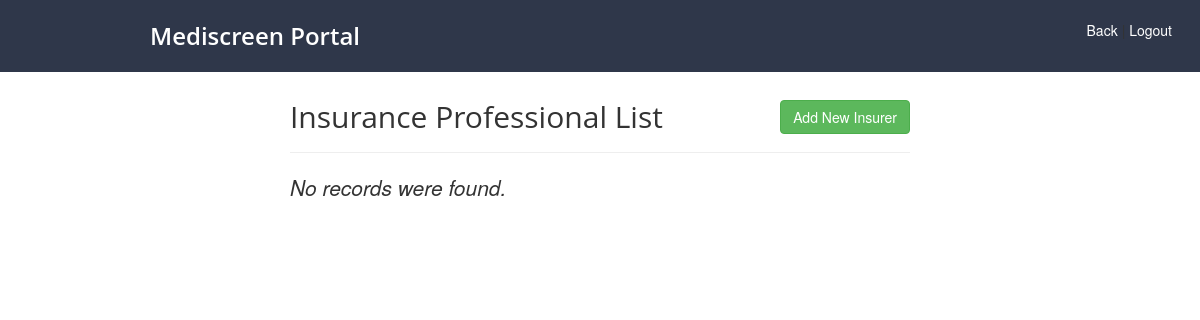
Page /scripts/ops/ins/list.php on the earlier database version.
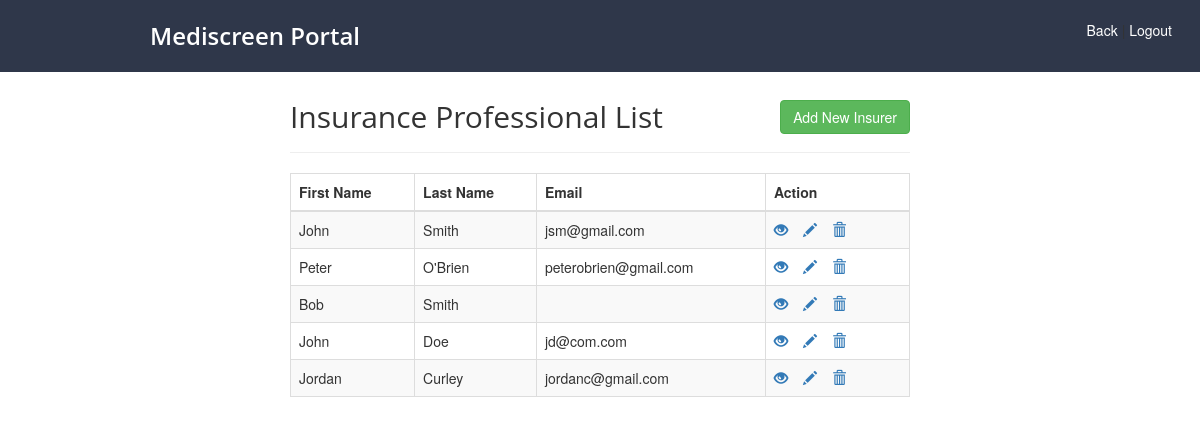
Same page on the later database version.
### tables this page shows
CREATE TABLE `insurer` (
  `first_name` varchar(255) NOT NULL,
  `last_name` varchar(255) NOT NULL,
  `phone_no` int(255) NOT NULL,
  `email` varchar(255) NOT NULL,
  `password` varchar(255) NOT NULL
);

### scripts/ops/ins/list.php (the view, shortened to what this page needs)
<!DOCTYPE html>
<html lang="en">
<head>
    <link rel="stylesheet" href="https://maxcdn.bootstrapcdn.com/bootstrap/3.3.7/css/bootstrap.css">
	<link rel="stylesheet" href="/website/scripts/navstyle.css">
</head>
<body>
	<nav class="navbar2">
			<h1><a id="title" href="/website/dashboard.php">Mediscreen Portal</a></h1>
			<div class="nav">
			<ul class="re-log">
				<a href="#" onclick="history.go(-1)">Back</a> |
				<a href="scripts/logout.php">Logout</a>
			</ul>
			</div>
	</nav>
    <div class="wrapper">
        <div class="container-fluid">
            <div class="row">
                <div class="col-md-12">
                    <div class="page-header clearfix" style="margin-top: 10rem;">
                        <h2 class="pull-left">Insurance Professional List</h2>
                        <a href="create.php" class="btn btn-success pull-right">Add New Insurer</a>
                    </div>
                    <?php
                    require_once __DIR__ . "/../../config.php";
                    $sql = "SELECT * FROM insurer";
                    if($result = mysqli_query($conn, $sql)){
                        if(mysqli_num_rows($result) > 0){
                            echo "<table class='table table-bordered table-striped'>";
                                echo "<thead>";
                                    echo "<tr>";
                                        echo "<th>First Name</th>";
                                        echo "<th>Last Name</th>";
										echo "<th>Email</th>";
                                        echo "<th>Action</th>";
                                    echo "</tr>";
                                echo "</thead>";
                                echo "<tbody>";
                                while($row = mysqli_fetch_array($result)){
                                    echo "<tr>";
                                        echo "<td>" . $row['first_name'] . "</td>";
                                        echo "<td>" . $row['last_name'] . "</td>";
										echo "<td>" . $row['email'] . "</td>";
                                        echo "<td>";
                                            echo "<a href='read.php?email=". $row['email'] ."' title='View Record' data-toggle='tooltip'><span class='glyphicon glyphicon-eye-open'></span></a>";
                                            echo "<a href='update.php?email=". $row['email'] ."' title='Update Record' data-toggle='tooltip'><span class='glyphicon glyphicon-pencil'></span></a>";
                                            echo "<a href='delete.php?email=". $row['email'] ."' title='Delete Record' data-toggle='tooltip'><span class='glyphicon glyphicon-trash'></span></a>";
                                        echo "</td>";
                                    echo "</tr>";
                                }
                                echo "</tbody>";
                            echo "</table>";
                        } else{
                            echo "<p class='lead'><em>No records were found.</em></p>";
                        }
                    } else{
                        echo "ERROR: Could not able to execute $sql. " . mysqli_error($conn);
                    }
                    ?>
                </div>
            </div>
        </div>
    </div>
</body>
</html>

Differences in the rows shown:
added insurer: first_name "John", last_name "Smith", email "jsm@gmail.com"
added insurer: first_name "Peter", last_name "O'Brien", email "peterobrien@gmail.com"
added insurer: first_name "Bob", last_name "Smith"
added insurer: first_name "John", last_name "Doe", email "jd@com.com"
added insurer: first_name "Jordan", last_name "Curley", email "jordanc@gmail.com"
Other differences:
text no longer shown: "No records were found."
text now shown: "First Name Last Name Email Action"
